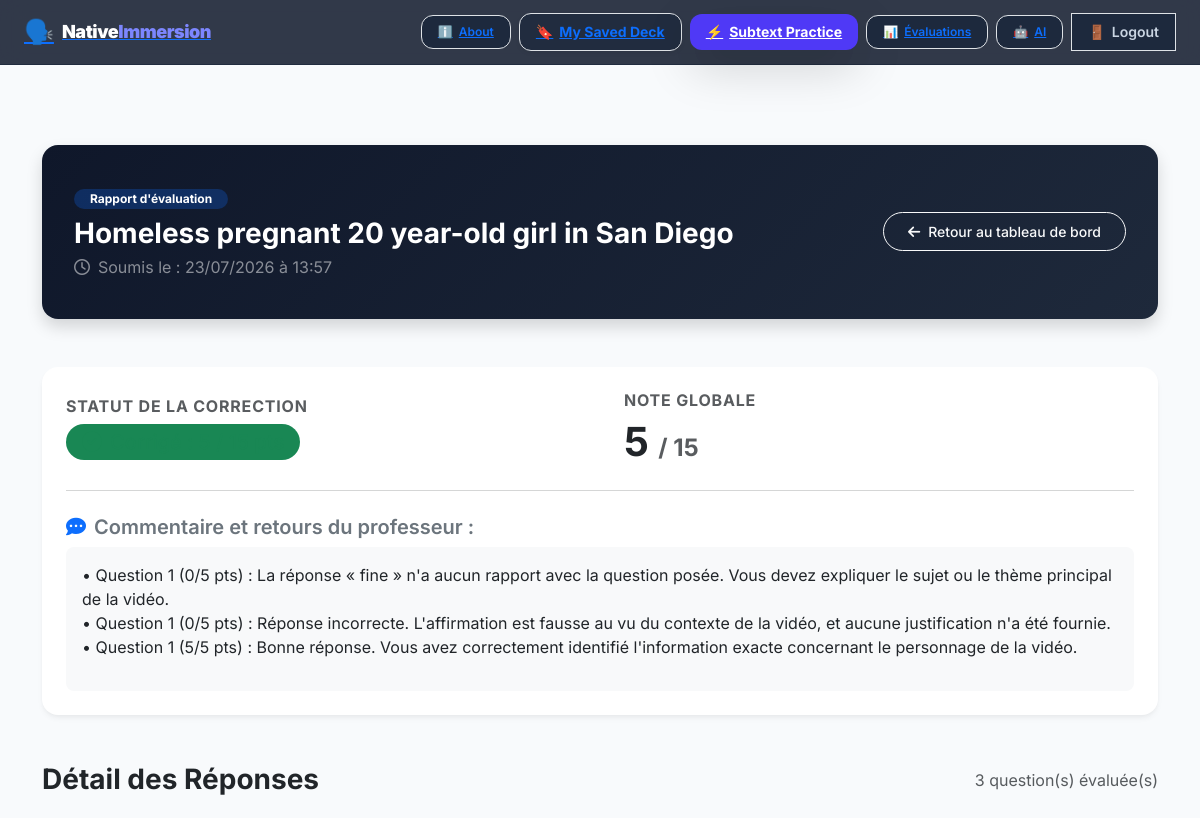
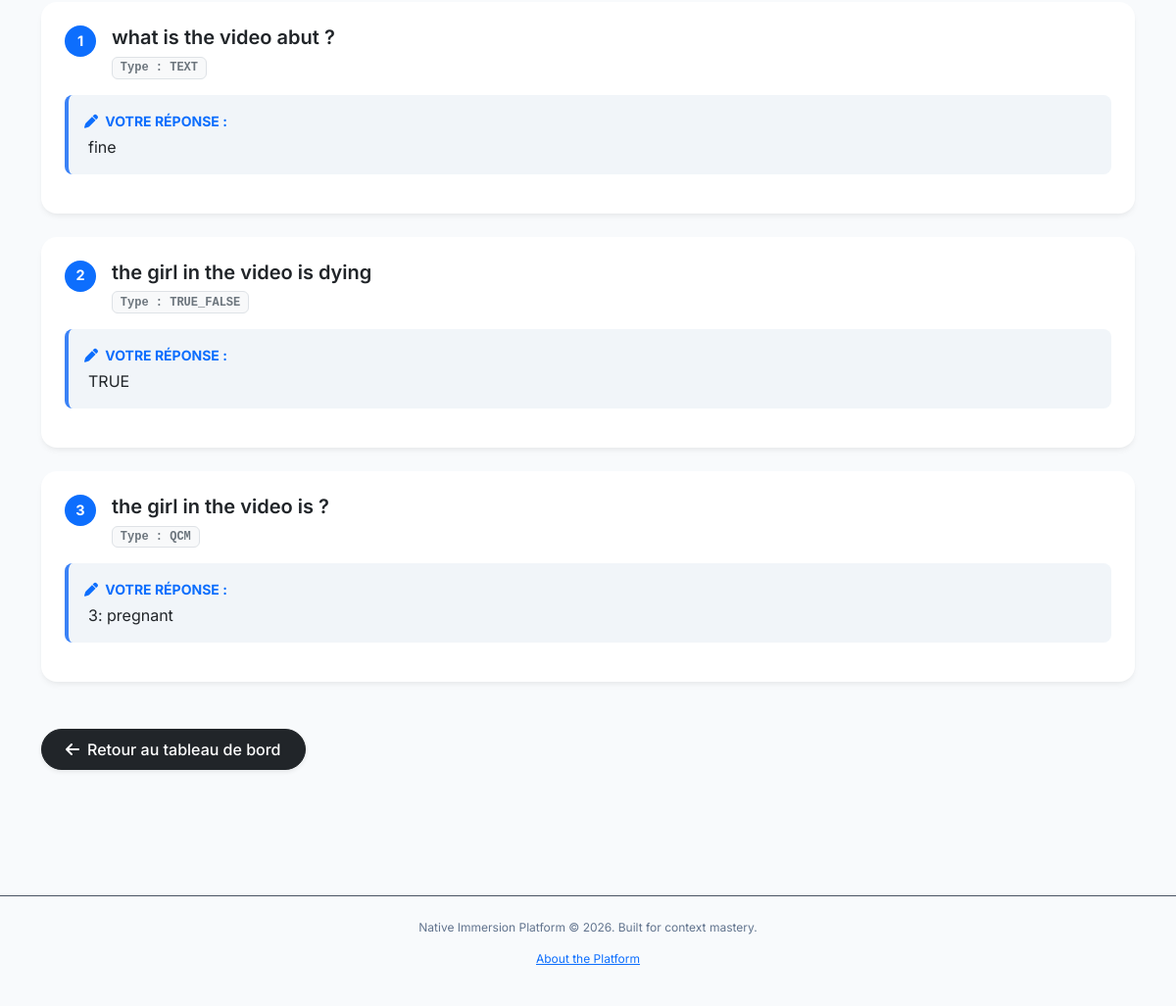
Screenshot of /student/attempt/38/ (signed in) with the database file from the repository (2 pictures, top to bottom).
### simulator/models.py (models this page shows, shortened)
class StudentAssessmentAttempt(models.Model):
    student = models.ForeignKey(User, on_delete=models.CASCADE, related_name='assessment_attempts')
    assessment = models.ForeignKey(VideoAssessment, on_delete=models.CASCADE, related_name='attempts')
    score = models.PositiveIntegerField(help_text="Score obtenu", default=0)
    max_score = models.PositiveIntegerField(default=40)
    submitted_at = models.DateTimeField(auto_now_add=True)
    answers_data = models.TextField(blank=True, help_text="Stockage des réponses de l'étudiant (JSON)")
    feedback = models.TextField(blank=True, help_text="Commentaires du professeur sur la copie")
    is_graded = models.BooleanField(default=False, help_text="Cocher si la copie a été corrigée et notée")
    class Meta:
        ordering = ['-submitted_at']

class VideoAssessment(models.Model):
    video_context = models.OneToOneField(
        VideoContext,
        on_delete=models.CASCADE,
        related_name='assessment'
    )
    title = models.CharField(max_length=255, default="Video Comprehension Test")
    instructions = models.TextField(blank=True, help_text="Consignes globales de l'exercice.")

class VideoContext(models.Model):
    title = models.CharField(max_length=255)
    youtube_id = models.CharField(
        max_length=50,
        help_text="The 11-character ID at the end of a YouTube link"
    )
    category = models.ForeignKey(
        Category,
        on_delete=models.PROTECT,
        related_name='videos'
    )
    expression_modules = models.ManyToManyField(
        ExpressionModule,
        related_name='videos',
        blank=True
    )
    created_at = models.DateTimeField(auto_now_add=True)

class AssessmentQuestion(models.Model):
    QUESTION_TYPES = [
        ('TEXT', 'Réponse libre / Développement (ex: Part 1 & 4)'),
        ('TRUE_FALSE', 'Vrai / Faux avec Justification (ex: Part 2)'),
        ('QCM', 'Question à Choix Multiples (QCM)'),
    ]
    assessment = models.ForeignKey(
        VideoAssessment,
        on_delete=models.CASCADE,
        related_name='questions'
    )
    part_number = models.PositiveIntegerField(default=1, help_text="Numéro de la partie (ex: 1 pour Global, 2 pour Détail...)")
    question_text = models.TextField(help_text="Énoncé de la question")
    correct_answer = models.TextField(
        blank=True,
        help_text="Réponse attendue ou critères de correction pour l'auto-évaluation par l'IA"
    )
    question_type = models.CharField(max_length=20, choices=QUESTION_TYPES, default='TEXT')
    points = models.PositiveIntegerField(default=5, help_text="Nombre de points pour cette question")
    options = models.TextField(
        blank=True,
        help_text="Entre les options de réponse séparées par un retour à la ligne (pour les QCM)."
    )
    requires_justification = models.BooleanField(default=False, help_text="Cocher si une justification textuelle est exigée (pour le Vrai/Faux)")
    order = models.PositiveIntegerField(default=0, help_text="Ordre d'affichage de la question")
    class Meta:
        ordering = ['part_number', 'order']

### simulator/views.py (the view)
# urls.py: path('student/attempt/<int:attempt_id>/', views.student_attempt_detail, name='student_attempt_detail'),
@approved_required
def student_attempt_detail(request, attempt_id):
    attempt = get_object_or_404(
        StudentAssessmentAttempt.objects.select_related('assessment', 'assessment__video_context'),
        id=attempt_id,
        student=request.user
    )
    parsed_answers = {}
    try:
        if attempt.answers_data:
            parsed_answers = json.loads(attempt.answers_data)
    except json.JSONDecodeError:
        parsed_answers = {}
    questions_breakdown = []
    for question in attempt.assessment.questions.all():
        q_key = f'question_{question.id}'
        student_response = parsed_answers.get(q_key, {})
        questions_breakdown.append({
            'question': question,
            'student_answer': student_response.get('answer', ''),
            'student_justification': student_response.get('justification', ''),
            'question_type': question.question_type,
        })
    context = {
        'attempt': attempt,
        'questions_breakdown': questions_breakdown,
    }
    return render(request, 'simulator/student_attempt_detail.html', context)

### simulator/views.py (called while the page is built)
def approved_required(view_func):
    @wraps(view_func)
    def _wrapped_view(request, *args, **kwargs):
        if not request.user.is_authenticated:
            return redirect('login')
        if request.user.is_superuser:
            return view_func(request, *args, **kwargs)
        if hasattr(request.user, 'userprofile') and request.user.userprofile.is_approved:
            return view_func(request, *args, **kwargs)
        return redirect('pending_approval')
    return _wrapped_view

### simulator/templates/simulator/student_attempt_detail.html (shortened to what this page needs)
{% extends 'simulator/base.html' %}
{% block extra_head %}
<link href="https://cdn.jsdelivr.net/npm/bootstrap@5.3.0/dist/css/bootstrap.min.css" rel="stylesheet">
<link rel="stylesheet" href="https://cdnjs.cloudflare.com/ajax/libs/font-awesome/6.4.0/css/all.min.css">
{% endblock %}
{% block content %}
<div class="container py-5">
    <div class="header-banner mb-5 shadow">
        <div class="d-flex flex-column flex-md-row justify-content-between align-items-md-center gap-3">
            <div>
                <span class="badge bg-primary bg-opacity-25 text-white mb-2 px-3 py-1 rounded-pill">Rapport
                    d'évaluation</span>
                <h1 class="h3 fw-bold mb-1">{{ attempt.assessment.video_context.title }}</h1>
                <p class="text-white-50 mb-0"><i class="far fa-clock me-2"></i>Soumis le :
                    {{ attempt.submitted_at|date:"d/m/Y à H:i" }}</p>
            </div>
            <div>
                <a href="{% url 'student_dashboard' %}"
                    class="btn btn-outline-light btn-sm px-4 py-2 rounded-pill fw-medium">
                    <i class="fas fa-arrow-left me-2"></i>Retour au tableau de bord
                </a>
            </div>
        </div>
    </div>
    <div class="card premium-card mb-5 bg-white">
        <div class="card-body p-4 p-md-4">
            <div class="row align-items-center">
                <div class="col-md-6 mb-3 mb-md-0">
                    <h5 class="text-uppercase text-muted fs-6 fw-bold tracking-wider mb-2">Statut de la correction
                    </h5>
                    <div>
                        {% if attempt.is_graded %}
                        <span class="badge badge-status bg-success bg-opacity-15 text-success fs-5 px-3 py-2">
                            <i class="fas fa-check-circle me-2"></i>Corrigé : {{ attempt.score }} /
                        </span>
                        {% else %}
                        <span class="badge badge-status bg-warning bg-opacity-15 text-dark fs-5 px-3 py-2">
                            <i class="fas fa-hourglass-half me-2"></i>En attente d'évaluation par le professeur
                        </span>
                        {% endif %}
                    </div>
                </div>
                <div class="col-md-6 border-start-md ps-md-4">
                    <h5 class="text-uppercase text-muted fs-6 fw-bold tracking-wider mb-2">Note globale</h5>
                    <div class="display-6 fw-bold text-dark">
                        {% if attempt.is_graded %}
                        {{ attempt.score }} <span class="fs-4 text-muted">/ {{ attempt.max_score }}</span>
                        {% else %}
                        <span class="fs-5 text-muted fst-italic">En cours...</span>
                        {% endif %}
                    </div>
                </div>
            </div>
            {% if attempt.feedback %}
            <hr class="my-4 text-muted opacity-25">
            <div class="mt-3">
                <h5 class="text-secondary fw-semibold mb-2"><i
                        class="fas fa-comment-dots me-2 text-primary"></i>Commentaire et retours du professeur :
                </h5>
                <div class="p-3 bg-light rounded-3 border-0 text-dark lh-base">
                    {{ attempt.feedback|linebreaks }}
                </div>
            </div>
            {% endif %}
        </div>
    </div>
    <div class="d-flex align-items-center justify-content-between mb-4">
        <h3 class="fw-bold mb-0 text-dark">Détail des Réponses</h3>
        <span class="text-muted fs-6">{{ questions_breakdown|length }} question(s) évaluée(s)</span>
    </div>
    <div class="row">
        {% for item in questions_breakdown %}
        <div class="col-12 mb-4">
            <div class="card premium-card bg-white">
                <div class="card-body p-4">
                    <div class="d-flex align-items-start mb-3">
                        <span
                            class="badge bg-primary text-white rounded-circle p-2 me-3 d-flex align-items-center justify-content-center"
                            style="width: 32px; height: 32px; font-size: 0.9rem;">
                            {{ forloop.counter }}
                        </span>
                        <div>
                            <h5 class="fw-semibold text-dark mb-1">{{ item.question.question_text }}</h5>
                            <span class="badge bg-light text-secondary border font-monospace"
                                style="font-size: 0.75rem;">
                                Type : {{ item.question_type }}
                            </span>
                        </div>
                    </div>
                    <div class="answer-box p-3 mb-3">
                        <p class="text-uppercase text-primary fw-bold small mb-1"><i class="fas fa-pen me-1"></i>
                            Votre réponse :</p>
                        <p class="text-dark mb-0 ps-1">{{ item.student_answer|default:"<span class='text-muted fst-italic'>(Aucune réponse fournie)</span>"|safe }}</p>
                    </div>
                </div>
            </div>
        </div>
        {% endfor %}
    </div>
    <div class="mt-4 text-start">
        <a href="{% url 'student_dashboard' %}" class="btn btn-dark px-4 py-2 rounded-pill fw-medium shadow-sm">
            <i class="fas fa-arrow-left me-2"></i>Retour au tableau de bord
        </a>
    </div>
</div>
{% endblock %}

### simulator/templates/simulator/base.html (style rules this page uses)
body { background-color: #0b0f19; color: #f8fafc; font-family: system-ui, -apple-system, sans-serif; }

### simulator/templates/simulator/student_attempt_detail.html (style rules this page uses)
body { font-family: 'Inter', sans-serif; background-color: #f8fafc; color: #1e293b; }
.premium-card { border: none; border-radius: 1rem; box-shadow: 0 4px 6px -1px rgba(0, 0, 0, 0.05), 0 2px 4px -1px rgba(0, 0, 0, 0.03); transition: transform 0.2s ease, box-shadow 0.2s ease; }
.header-banner { background: linear-gradient(135deg, #0f172a 0%, #1e293b 100%); color: white; border-radius: 1rem; padding: 2.5rem 2rem; }
.badge-status { padding: 0.5rem 1rem; font-weight: 500; border-radius: 50rem; }
.answer-box { background-color: #f1f5f9; border-left: 4px solid #3b82f6; border-radius: 0.5rem; }

### rows the page displays
StudentAssessmentAttempt: assessment.video_context "Homeless pregnant 20 year-old girl in San Diego", submitted_at "23/07/2026 à 13:57", score "5", max_score "15", feedback "• Question 1 (0/5 pts) : La réponse « fine » n'a aucun rapport avec la question posée. Vous devez expliquer le sujet ou le thème principal de la vidéo. • Question 1 (0/5 pts) : Réponse incorrecte. L'affirmation est fausse au vu du contexte de la vidéo, et aucune justification n'a été fournie. • Question 1 (5/5 pts) : Bonne réponse. Vous avez correctement identifié l'information exacte concernant le personnage de la vidéo."
AssessmentQuestion: question.question_text "what is the video abut ?", question_type "TEXT", student_answer "fine"
AssessmentQuestion: question.question_text "the girl in the video is dying", question_type "TRUE_FALSE", student_answer "TRUE"
AssessmentQuestion: question.question_text "the girl in the video is ?", question_type "QCM", student_answer "3: pregnant"

### other values shown
{{ questions_breakdown|length }} "3"
